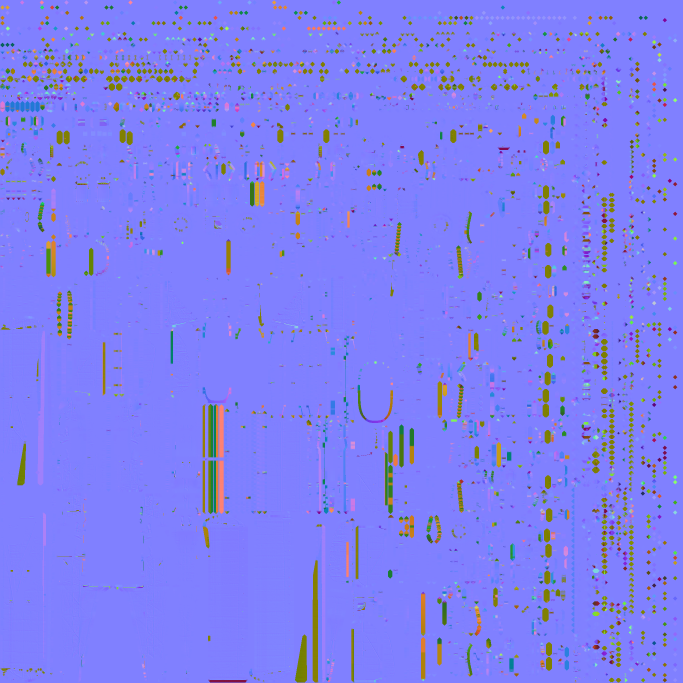
#> input picture redtail/versions/redtail-2/normal.png, 2048 x 2048 px, given in place of albedo.png, which was not available (shown at 1/3 size)
$ python post.py
#> lines starting #> are read from the running program, lines starting #| are printed output that depends on the picture
"""The bakes put together: the colour with the shading of its own crevices in it, roughness and metalness in one
picture (glTF's: green rough, blue metal)."""
import numpy as np
from PIL import Image
O = 'redtail/work/bake/out/'
A = np.asarray(Image.open(O + 'albedo.png').convert('RGB')).astype(np.float32) / 255
AO = np.asarray(Image.open(O + 'ao.png').convert('L').resize(A.shape[1::-1], Image.BILINEAR)).astype(np.float32) / 255
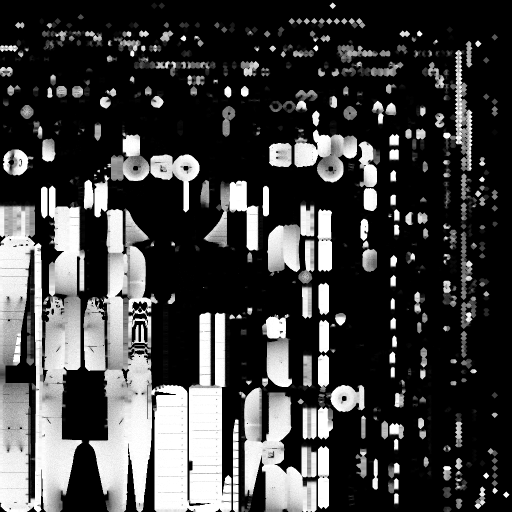
#> input picture redtail/versions/redtail-2/ao.png, 1024 x 1024 px, found by its file name (shown at 1/2 size)
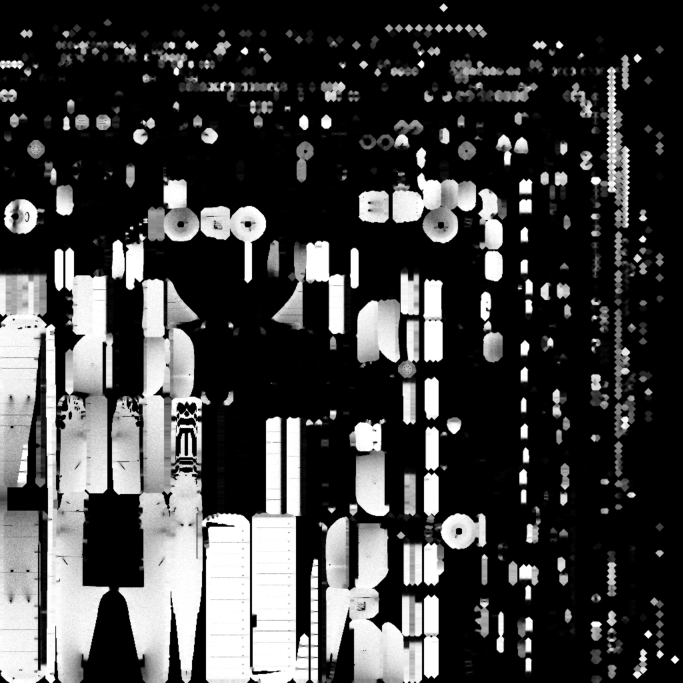
#> AO: shape (2048, 2048) float32 (shown at 1/3 size); min 0, max 1, mean 0.254
lin = A ** 2.2 * (.35 + .65 * AO[..., None]); A2 = np.clip(lin, 0, 1) ** (1 / 2.2)
#> after `lin = A ** 2.2 * (0.35 + 0.65 * AO[..., None])`:
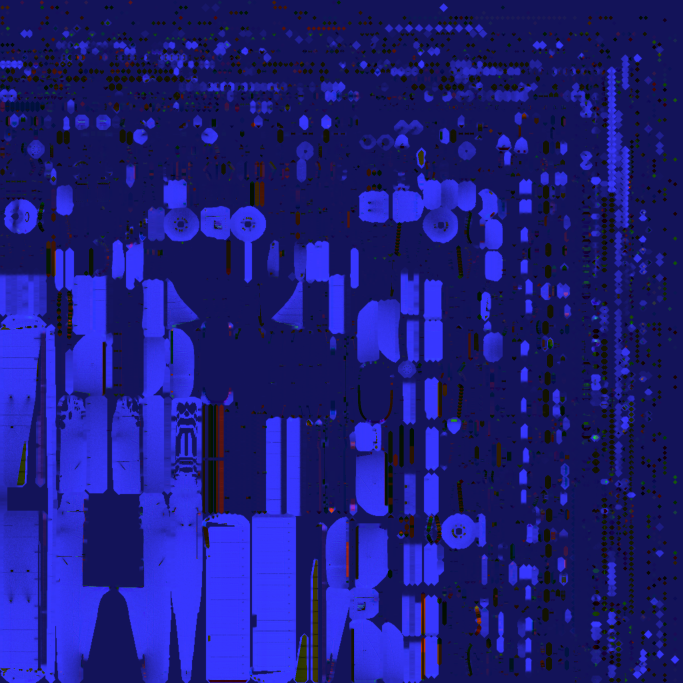
#> lin: shape (2048, 2048, 3) float32 (shown at 1/3 size); mean R, G, B 0.113, 0.112, 0.498
#> after `A2 = np.clip(lin, 0, 1) ** (1 / 2.2)`:
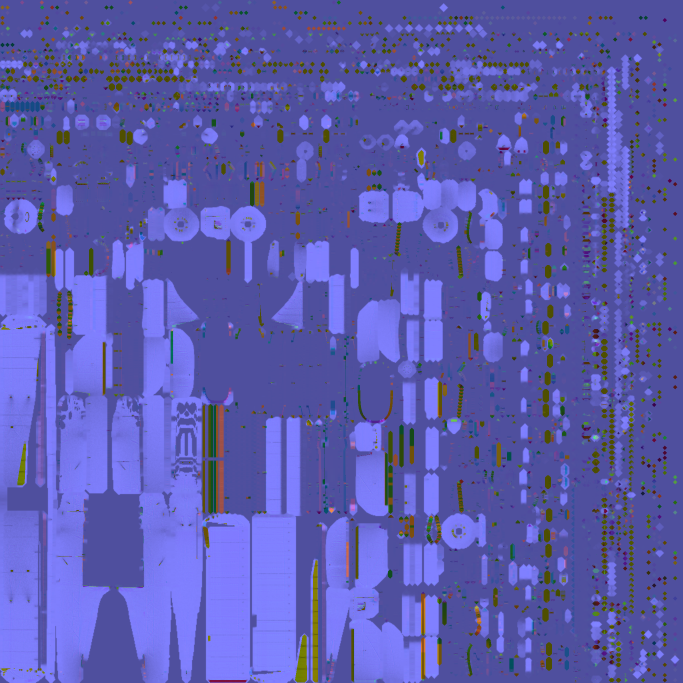
#> A2: shape (2048, 2048, 3) float32 (shown at 1/3 size); mean R, G, B 0.357, 0.357, 0.68
Image.fromarray((A2 * 255 + .5).astype(np.uint8)).save(O + 'albedo_ao.png')
RMi = np.asarray(Image.open(O + 'rm.png').convert('RGB')).astype(np.float32)
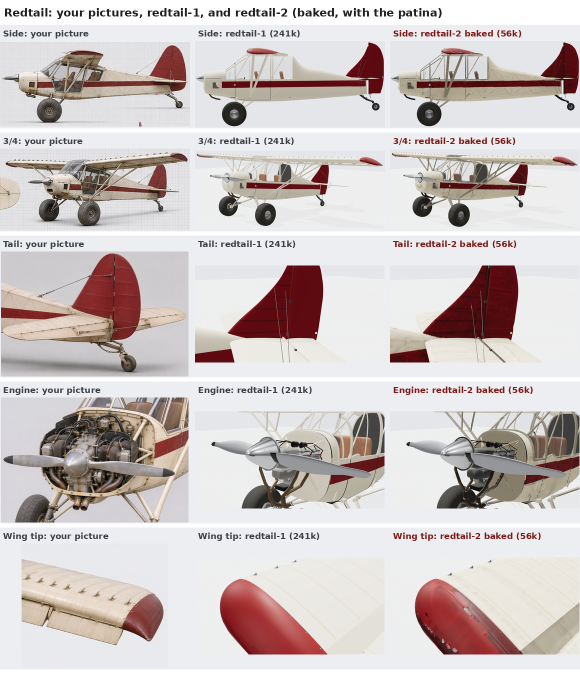
#> input picture redtail/versions/redtail-2/redtail-2-compare.png, 1160 x 1349 px, given in place of rm.png, which was not available (shown at 1/2 size)
Image.fromarray(RMi.astype(np.uint8)).save(O + 'orm.png')
print('ok', A.shape)
#| ok (2048, 2048, 3)
